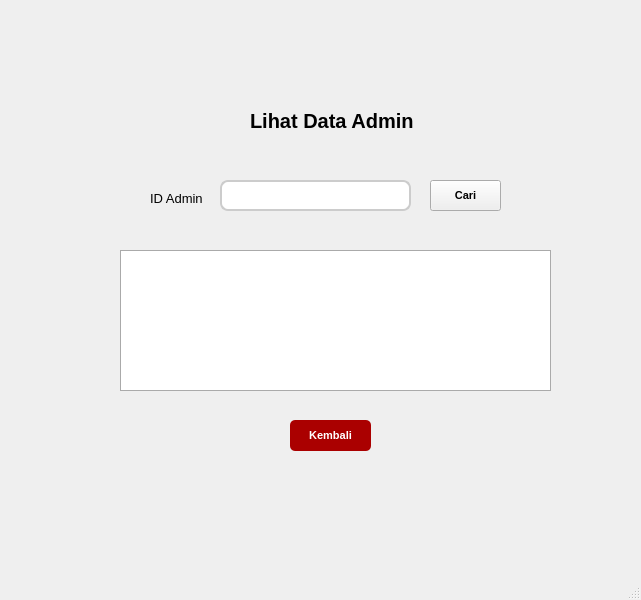
<?xml version="1.0" encoding="UTF-8"?>
<ui version="4.0">
 <class>MainWindow</class>
 <widget class="QMainWindow" name="MainWindow">
  <property name="geometry">
   <rect>
    <x>0</x>
    <y>0</y>
    <width>641</width>
    <height>600</height>
   </rect>
  </property>
  <property name="windowTitle">
   <string>MainWindow</string>
  </property>
  <widget class="QWidget" name="centralwidget">
   <widget class="QLabel" name="label_2">
    <property name="geometry">
     <rect>
      <x>150</x>
      <y>190</y>
      <width>61</width>
      <height>16</height>
     </rect>
    </property>
    <property name="font">
     <font>
      <pointsize>10</pointsize>
     </font>
    </property>
    <property name="text">
     <string>ID Admin</string>
    </property>
   </widget>
   <widget class="QLabel" name="label">
    <property name="geometry">
     <rect>
      <x>250</x>
      <y>90</y>
      <width>251</width>
      <height>61</height>
     </rect>
    </property>
    <property name="font">
     <font>
      <pointsize>15</pointsize>
      <weight>75</weight>
      <bold>true</bold>
     </font>
    </property>
    <property name="text">
     <string>Lihat Data Admin</string>
    </property>
   </widget>
   <widget class="QPushButton" name="pushButton_2">
    <property name="geometry">
     <rect>
      <x>290</x>
      <y>420</y>
      <width>81</width>
      <height>31</height>
     </rect>
    </property>
    <property name="font">
     <font>
      <pointsize>8</pointsize>
      <weight>75</weight>
      <bold>true</bold>
     </font>
    </property>
    <property name="styleSheet">
     <string notr="true">QPushButton {
    background-color: rgb(170, 0, 0);
    color: white;
    border-radius: 5px;   
    padding: 6px;           
}</string>
    </property>
    <property name="text">
     <string>Kembali</string>
    </property>
   </widget>
   <widget class="QLineEdit" name="lineEdit">
    <property name="geometry">
     <rect>
      <x>220</x>
      <y>180</y>
      <width>191</width>
      <height>31</height>
     </rect>
    </property>
    <property name="font">
     <font>
      <pointsize>-1</pointsize>
     </font>
    </property>
    <property name="styleSheet">
     <string notr="true">padding: 6px;
background: white;
border: 2px solid #ccc;
border-radius: 8px;
font-size: 14px;
</string>
    </property>
   </widget>
   <widget class="QTableWidget" name="tableWidget">
    <property name="geometry">
     <rect>
      <x>120</x>
      <y>250</y>
      <width>431</width>
      <height>141</height>
     </rect>
    </property>
    <property name="font">
     <font>
      <pointsize>-1</pointsize>
     </font>
    </property>
    <property name="styleSheet">
     <string notr="true">QTableWidget {
    background: white;
    border: 1px solid #aaa;
    gridline-color: #777;
    font-size: 14px;
}

QHeaderView::section {
    background-color: #eaeaea;
    font-weight: bold;
    padding: 6px;
    border: 1px solid #aaa;
}
</string>
    </property>
    <property name="alternatingRowColors">
     <bool>true</bool>
    </property>
    <property name="selectionBehavior">
     <enum>QAbstractItemView::SelectRows</enum>
    </property>
    <property name="gridStyle">
     <enum>Qt::SolidLine</enum>
    </property>
    <property name="sortingEnabled">
     <bool>true</bool>
    </property>
   </widget>
   <widget class="QPushButton" name="pushButton">
    <property name="geometry">
     <rect>
      <x>430</x>
      <y>180</y>
      <width>71</width>
      <height>31</height>
     </rect>
    </property>
    <property name="font">
     <font>
      <pointsize>8</pointsize>
      <weight>75</weight>
      <bold>true</bold>
     </font>
    </property>
    <property name="styleSheet">
     <string notr="true"/>
    </property>
    <property name="text">
     <string>Cari</string>
    </property>
   </widget>
  </widget>
  <widget class="QMenuBar" name="menubar">
   <property name="geometry">
    <rect>
     <x>0</x>
     <y>0</y>
     <width>641</width>
     <height>21</height>
    </rect>
   </property>
  </widget>
  <widget class="QStatusBar" name="statusbar"/>
 </widget>
 <resources/>
 <connections/>
</ui>
